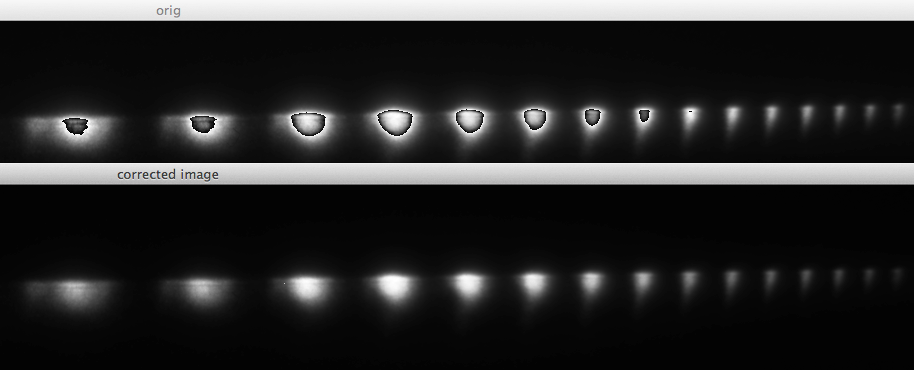
#> input picture _images/blob-fix.png, 914 x 370 px
$ python blobs.py _images/blob-fix.png   (older library calls are emulated)
#> lines starting #> are read from the running program, lines starting #| are printed output that depends on the picture
### tiff.py
#!/usr/bin/env python
# -*- coding: utf-8 -*-

"""
A module to leverage the usage of TIFF images.
"""

import cv2
import numpy as np
from mathtools import scoreatpercentile

class TIFF(object):
    """A Class that helps reading TIFF image files,
    especially 16 bit grayscale images.
    It also contains frequently used operations on those images.

    The image array data can be accessed via the property :py:attr:`TIFF.data`.
    """
    depth_map = {'uint8': 8, 'uint16': 16, 'uint32': 32, 'uint64': 64}
    def __init__(self, filename=None):
        """You may instantiate the class by giving the
        filename of the TIFF image to read in.
        """
        if filename:
            self.read(filename)
    def read(self,filename):
        """Reads the image file using OpenCV."""
        self.data = cv2.imread(filename,-1)
        self.filename = filename
    def get_data(self):
        return self.__data
    def set_data(self, data):
        self.__data = data
        #self.filename = None
        self.update()
    data = property(get_data, set_data)
    """The property holding the image data itself in the form of a :class:`numpy.ndarray`."""
    def update(self):
        """Updates properties of the image like its colour depth or the dimensions.

        This method is being called whenever the property TIFF.data is being changed."""
        self.dimensions = self.data.shape[:2]
        self.depth = self.depth_map[str(self.data.dtype)]
    # [27 lines left out: functions percentiles, minmax, rescale, not called in this run]
    def scale_down_to_half(self):
        self.data = cv2.pyrDown(self.data)
        self.update()

# [12 lines that do not run on import are left out]

### blobs.py
#!/usr/bin/env python
# -*- coding: utf-8 -*-

"""
This module can find overflow areas in images (“blobs”).
It makes heavy use of OpenCV.
"""

# http://code.opencv.org/svn/opencv/trunk/opencv/samples/python2/contours.py
# http://code.opencv.org/svn/opencv/trunk/opencv/samples/python2/squares.py

import numpy as np
import cv2
import cv2.cv as cv

from tiff import TIFF

def find_blobs(img_data, verbose=False, min_area=None):
    """ Find second level contours in 16bit images

    Here is an example to illustrate the contours of the blob this function can find:

    .. image:: _static/blobs-contours.png"""
    blobs = []
    copy_data = img_data.copy()
    if img_data.dtype == 'uint16':
        if verbose: print("16 bit image found. Scaling down to 8bit.")
        copy_data = (copy_data/2.**8).astype(np.uint8)
    retval, copy_data = cv2.threshold(copy_data, 140, 255, cv2.THRESH_BINARY)
    #cv2.imshow('threshold applied',copy_data)
    contours, hierarchy = cv2.findContours(copy_data, cv2.RETR_TREE, cv2.CHAIN_APPROX_NONE, )
    ## select only second level contours:
    toplevel_indices, secondlevel_contours = [],[]
    if hierarchy == None:
        if verbose: print("Finished finding no second level contours.")
        return []
    h = hierarchy[0]
    for i in range(len(h)):
        if h[i][3] == -1:
            toplevel_indices.append(i)
    for i in range(len(h)):
        if h[i][3] in toplevel_indices:
            if verbose: print("Found a second level contour. Starting at: %s." % contours[i][0])
            if min_area != None:
                if cv2.contourArea(contours[i]) >= min_area:
                    secondlevel_contours.append(contours[i])
            else:
                secondlevel_contours.append(contours[i])
    if verbose: print("Finished finding second level contours.")
    ## sort contours by largest first (if there are more than one)
    blobs = sorted(secondlevel_contours, key=lambda contour:cv2.contourArea(contour), reverse=True)
    return blobs

def fix_image(img, blobs):
    """
    This function can fix images where blobs have been found using :py:func:`find_blobs`.

    Here is an example of what this does:

    .. image:: _static/blob-fix.png"""
    ## blobs_img holds 0 for good pixels and 1 for pixels where an overflow occured
    blobs_img = np.zeros(img.dimensions, img.data.dtype)
    cv2.drawContours( blobs_img, blobs, -1, 1, -1) # fill contour
    cv2.drawContours( blobs_img, blobs, -1, 0, 1) # exclude line
    ## cropped_blobs cuts the pixels where an overflow occured out of the original image
    cropped_blobs = blobs_img * img.data
    ## return an image with values rescaled to half its original value and the blob areas lifted up by 2^(depth-1)
    return ((img.data-cropped_blobs)*.5 + blobs_img*img.data*.5+blobs_img*2**(img.depth-1)).astype(img.data.dtype)


def main():
    """ This function is a demonstration of how this module is being used.
    It is implemented as a command line tool. Run this module file to see how it works.

    It can serve for unit tests too.
    """
    import sys
    if len(sys.argv) > 1:
        img_files = sys.argv[1:]
    else:
        print('This tool shows how to find overflows in measurement files.')
        print('USAGE: %s [image filename] [another image filename...]\n' % sys.argv[0])
        sys.exit(1)

    for img_file in img_files:
        print('Loading %s ...' % img_file)
        img = TIFF(img_file)

        #if img.data.dtype == 'uint16' and img.data.flatten().max() < 2.**8-1:
        #    print("Found 16 bit image with values < 2^8-1\nStrange... Interpreting as 8bit image.")
        #    img.data = img.data.astype(np.uint8)

        cv2.imshow('Original Image', img.data)

        blobs = find_blobs(img.data, verbose=True, min_area=3)

        # [5 lines of commented-out code are left out]

        cv2.imshow('Fixed Image', fix_image(img, blobs))

        ## Convert to color image
        #img.data = cv2.cvtColor( img.data, cv.CV_GRAY2BGR )
        #cv2.drawContours( img.data, blobs, -1, (255,0,0), 1)
        #cv2.imshow('blobs', img.data)

        ch = 0xFF & cv2.waitKey()
        if ch == 27:
            break
#> this loop made 1 pass
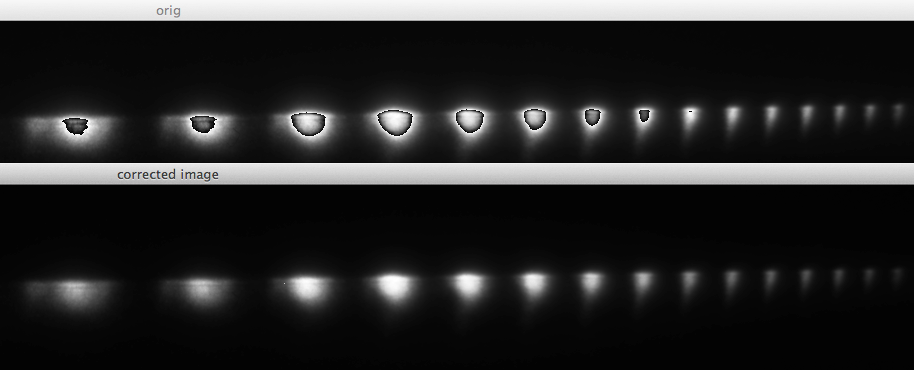
#> input picture _images/blob-fix.png, 914 x 370 px
#> pass 1, in find_blobs, `retval, copy_data = cv2.threshold(copy_data, 140, 255, cv2.THRESH_BINA..`:
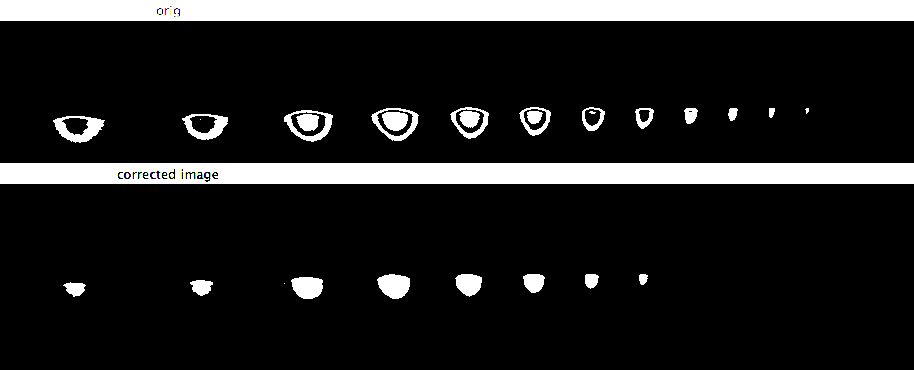
#> copy_data: shape (370, 914, 3); mean B, G, R 34.3, 34.3, 34.3

    cv2.destroyAllWindows()

if __name__ == '__main__':
#> (the run stopped early here; a loop or call above may not have finished)
